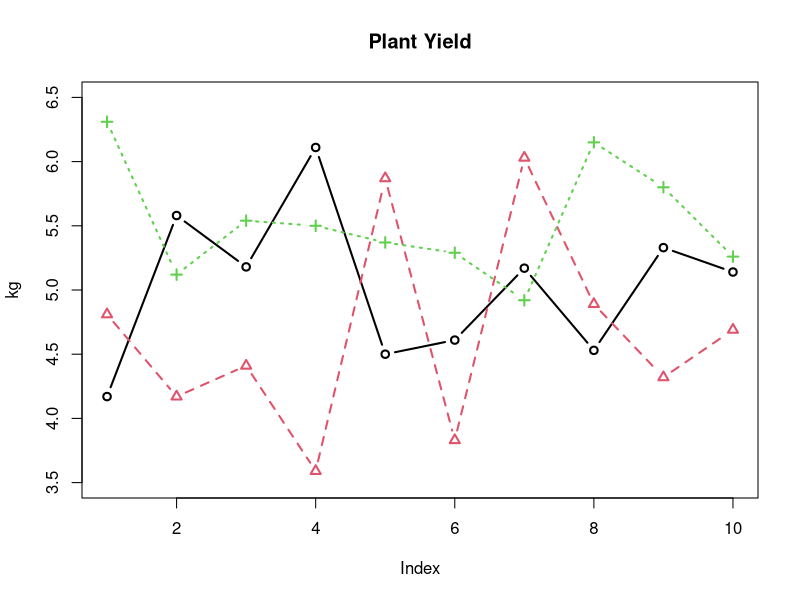

Source code (R):
##----------------------
## -- 데이터 입력
##----------------------
ctrl <- scan("data1.txt")
trtl <- scan("data2.txt")
trt2 <- scan("data3.txt")

##----------------------
## -- 각 데이터 별 평균값(mean)
##----------------------
ctrl.avg <- mean(ctrl)
trtl.avg <- mean(trtl)
trt2.avg <- mean(trt2)

##----------------------
## -- 각 데이터 별 중간값(median)
##----------------------
ctrl.med <- median(ctrl)
trtl.med <- median(trtl)
trt2.med <- median(trt2)


##----------------------
## -- 각 데이터 별 표준편차(sd)
##----------------------
ctrl.sd <- sd(ctrl)
trtl.sd <- sd(trtl)
trt2.sd <- sd(trt2)

##----------------------
## -- 각 데이터 별 요약(summary)
##----------------------
summary(ctrl)
summary(trtl)
summary(trt2)

##----------------------
## -- ctrl 그림그리기
##----------------------
plot(ctrl, main="Plant Yield", ylab="kg", type="b", lty=1, ylim=c(3.5, 6.5), lwd=2, col=1)
points(trtl, pch=2, type="b", lty=2, lwd=2, col=2)
points(trt2, pch=3, type="b", lty=3, lwd=2, col=3)
?par
